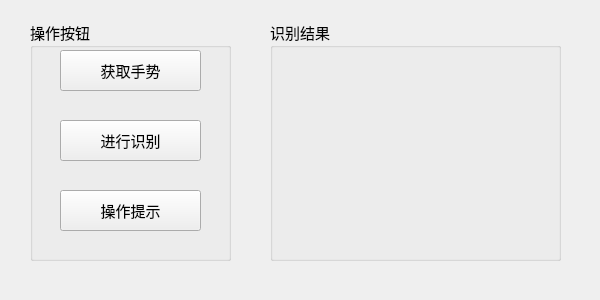
<?xml version="1.0" encoding="UTF-8"?>
<ui version="4.0">
 <class>StartRecognize</class>
 <widget class="QWidget" name="StartRecognize">
  <property name="geometry">
   <rect>
    <x>0</x>
    <y>0</y>
    <width>600</width>
    <height>300</height>
   </rect>
  </property>
  <property name="windowTitle">
   <string>手势识别系统</string>
  </property>
  <widget class="QGroupBox" name="groupBox">
   <property name="geometry">
    <rect>
     <x>30</x>
     <y>20</y>
     <width>201</width>
     <height>241</height>
    </rect>
   </property>
   <property name="font">
    <font>
     <family>AcadEref</family>
     <pointsize>11</pointsize>
    </font>
   </property>
   <property name="title">
    <string>操作按钮</string>
   </property>
   <widget class="QPushButton" name="pushButton_Get">
    <property name="geometry">
     <rect>
      <x>30</x>
      <y>30</y>
      <width>141</width>
      <height>41</height>
     </rect>
    </property>
    <property name="text">
     <string>获取手势</string>
    </property>
   </widget>
   <widget class="QPushButton" name="pushButton_Recognize">
    <property name="geometry">
     <rect>
      <x>30</x>
      <y>100</y>
      <width>141</width>
      <height>41</height>
     </rect>
    </property>
    <property name="text">
     <string>进行识别</string>
    </property>
   </widget>
   <widget class="QPushButton" name="pushButton_Tips">
    <property name="geometry">
     <rect>
      <x>30</x>
      <y>170</y>
      <width>141</width>
      <height>41</height>
     </rect>
    </property>
    <property name="text">
     <string>操作提示</string>
    </property>
   </widget>
  </widget>
  <widget class="QGroupBox" name="groupBox_2">
   <property name="geometry">
    <rect>
     <x>270</x>
     <y>20</y>
     <width>291</width>
     <height>241</height>
    </rect>
   </property>
   <property name="font">
    <font>
     <family>AcadEref</family>
     <pointsize>11</pointsize>
    </font>
   </property>
   <property name="title">
    <string>识别结果</string>
   </property>
   <widget class="QLabel" name="label_ImageResult">
    <property name="geometry">
     <rect>
      <x>30</x>
      <y>30</y>
      <width>241</width>
      <height>131</height>
     </rect>
    </property>
    <property name="text">
     <string/>
    </property>
   </widget>
   <widget class="QLabel" name="label_RecognizeResult">
    <property name="geometry">
     <rect>
      <x>30</x>
      <y>190</y>
      <width>241</width>
      <height>31</height>
     </rect>
    </property>
    <property name="font">
     <font>
      <family>Adobe 宋体 Std L</family>
      <pointsize>11</pointsize>
     </font>
    </property>
    <property name="text">
     <string/>
    </property>
   </widget>
  </widget>
 </widget>
 <resources/>
 <connections/>
</ui>
